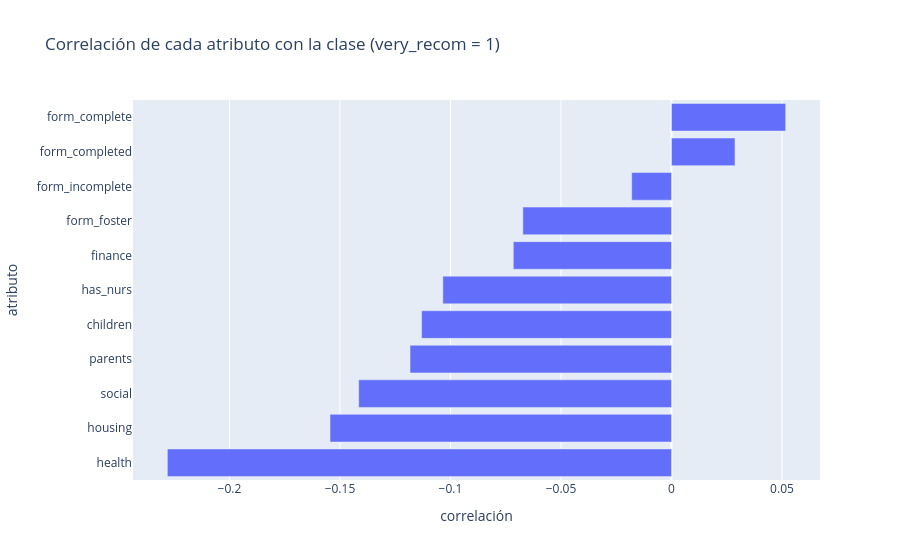

The notebook cell saved with this chart:
### Code cell
# @title Correlación de cada atributo con la clase
corr_clase= X.corrwith(y).sort_values()
print(corr_clase.round(3))

fig= px.bar(corr_clase, orientation='h',
            title='Correlación de cada atributo con la clase (very_recom = 1)',
            labels={'value': 'correlación', 'index': 'atributo'})
fig.update_layout(showlegend=False)
fig.show()

### Figure 1 — Plotly figure (JSON) as saved in the notebook; plotly's stock layout.template omitted (floating-point values rounded to 4 significant figures)
{"data": [{"hovertemplate": "variable=0<br>correlación=%{x}<br>atributo=%{y}<extra></extra>", "legendgroup": "0", "marker": {"color": "#636efa", "pattern": {"shape": ""}}, "name": "0", "orientation": "h", "showlegend": true, "textposition": "auto", "type": "bar", "x": [-0.2281, -0.1545, -0.1415, -0.1183, -0.113, -0.1035, -0.07157, -0.06726, -0.018, 0.02872, 0.05165], "xaxis": "x", "y": ["health", "housing", "social", "parents", "children", "has_nurs", "finance", "form_foster", "form_incomplete", "form_completed", "form_complete"], "yaxis": "y"}], "layout": {"barmode": "relative", "legend": {"title": {"text": "variable"}, "tracegroupgap": 0}, "showlegend": false, "title": {"text": "Correlación de cada atributo con la clase (very_recom = 1)"}, "xaxis": {"anchor": "y", "domain": [0, 1], "title": {"text": "correlación"}}, "yaxis": {"anchor": "x", "domain": [0, 1], "title": {"text": "atributo"}}}}
